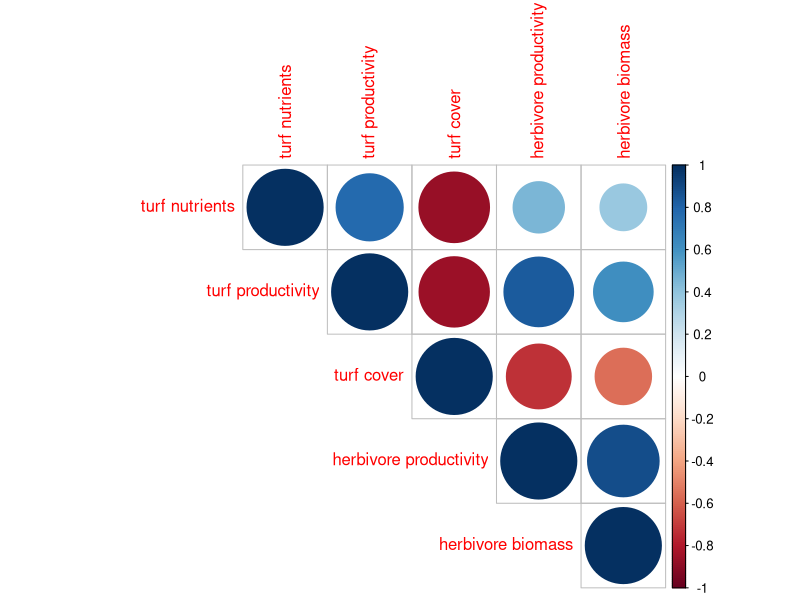
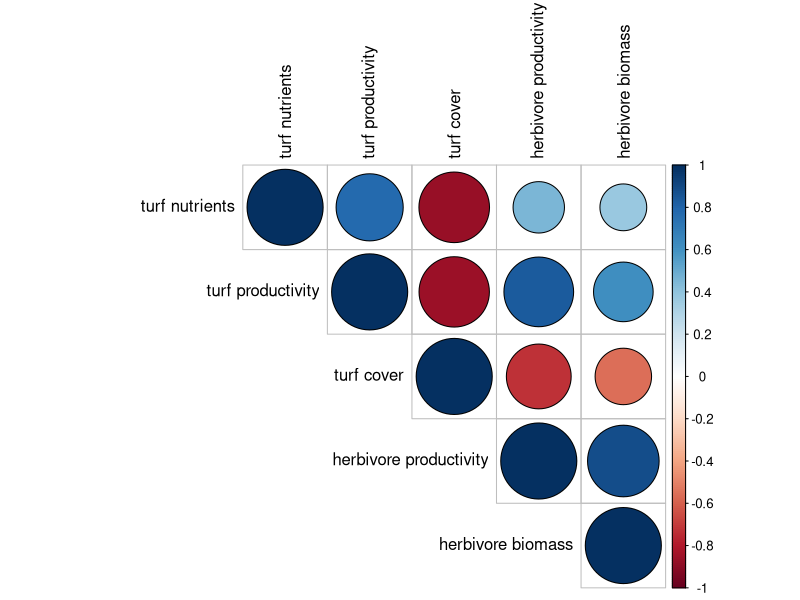

These figures' R source, in order:
## ---- chunk 1
library(tidyverse)
library(corrplot)
library(rstatix)

seychelles_all_site_level_dat<-read.csv("../data/seychelles_all_site_level_dat.csv", stringsAsFactors = TRUE)

## ---- chunk 2
corr_dat_log<-
  seychelles_all_site_level_dat%>%
  mutate(log_herb_bio = log(mean_herb_bio),
         log_herb_prod = log(mean_herb_prod),
         log_turf_cover = log(turf_cover))%>%
  select(mean_turf_n15, mean_turf_prod_mm_day, log_turf_cover, log_herb_prod, log_herb_bio)%>%
  rename("turf nutrients" = mean_turf_n15,
         "turf productivity" = mean_turf_prod_mm_day,
         "turf cover" = log_turf_cover,
         "herbivore productivity" = log_herb_prod,
         "herbivore biomass" = log_herb_bio)


##corr plots
corrplot(cor(corr_dat_log), type = "upper")
         #,addCoef.col = "gray", addCoefasPercent = FALSE)


#pdf(file = "../outputs/figures/corr_plot_log.pdf")
corrplot(cor(corr_dat_log),
     type="upper",
     pch.cex = 0.8,
     pch.col = "red",
     tl.col="black",
     tl.cex=1,
     outline=TRUE)
#dev.off()


